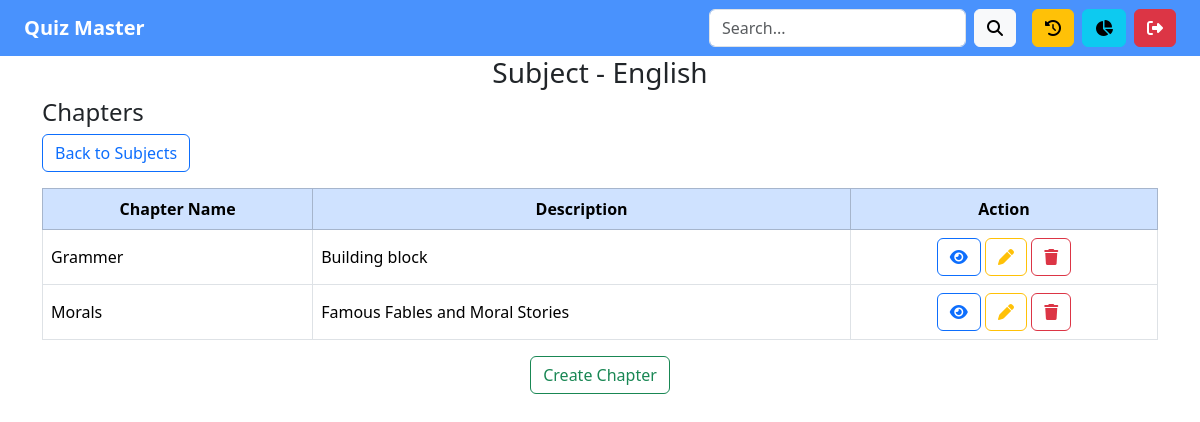
The page /view_chapters/3 (signed in) on the database its author committed.
### models.py (models this page shows)
class Subjects(db.Model):
    __tablename__ ='subjects'
    id = db.Column(db.Integer, primary_key=True)
    name = db.Column(db.String(80), nullable=False)
    description = db.Column(db.String(80), nullable=False)
    chapter_list = db.relationship('Chapters', back_populates = 'subject_name', cascade = 'all, delete-orphan')

class Chapters(db.Model):
    __tablename__ = 'chapters'
    id = db.Column(db.Integer, primary_key=True)
    name = db.Column(db.String(80), nullable=False)
    description = db.Column(db.String(80), nullable=False)
    subject_id = db.Column(db.Integer, db.ForeignKey('subjects.id'), nullable=False)
    subject_name = db.relationship('Subjects', back_populates = 'chapter_list')
    quiz_list = db.relationship('Quizzes', back_populates = 'chapter_name', cascade = 'all, delete-orphan')

### controllers.py (the view)
@app.route('/view_chapters/<int:subject_id>')
def view_chapters(subject_id):
    if session.get('is_admin'):
        subject = Subjects.query.filter_by(id=subject_id).first()
        if not subject:
            flash('Subject not found', 'error')
            return redirect('/admin_dashboard')
        chapters = Chapters.query.filter_by(subject_id=subject_id).all()
        return render_template('view_chapters.html', subject= subject, chapters=chapters)
    return redirect('/login')

### templates/view_chapters.html
{% extends "index.html" %}
{% block content %}
{% include "admin_navbar.html" %}
<div class="container">
    <div class="row">
        <div class="col">
            <h3 class="text-center">Subject - {{ subject.name }}</h3>
            <h4>Chapters</h4>
            <div class="mb-3">
                <a href="/view_subjects" class="btn btn-outline-primary">Back to Subjects</a>
            </div>
            <table class="table table-hover table-bordered">
                <thead class="table-primary">
                    <tr class="text-center">
                        <th>Chapter Name</th>
                        <th>Description</th>
                        <th>Action</th>
                    </tr>
                </thead>
                <tbody>
                    {% for chapter in chapters %}
                    <tr>
                        <td class="align-middle">{{ chapter.name }}</td>
                        <td class="align-middle">{{ chapter.description }}</td>
                        <td class="text-center">
                            <a href="/view_quizzes/{{chapter.id}}" class="btn btn-outline-primary">
                                <i class="fa-solid fa-eye"></i>
                            </a>
                            <a href="/edit_chapter/{{chapter.id}}" class="btn btn-outline-warning">
                                <i class="fa-solid fa-pen"></i>
                            </a>
                            <a href="/delete_chapter/{{chapter.id}}" class="btn btn-outline-danger"
                            onclick="return confirm('Are you sure you want to delete {{ chapter.name }}?');">
                                <i class="fa-solid fa-trash"></i>
                            </a>
                        </td>
                    </tr>
                    {% endfor %}
                </tbody>
            </table>
            <div class="text-center">
                <a href="/create_chapter/{{subject.id}}" class="btn btn-outline-success">Create Chapter</a>
            </div>
        </div>
    </div>
</div>
{% endblock %}

### rows shown on the page
Subjects: name "English"
Chapters: name "Grammer", description "Building block"
Chapters: name "Morals", description "Famous Fables and Moral Stories"
